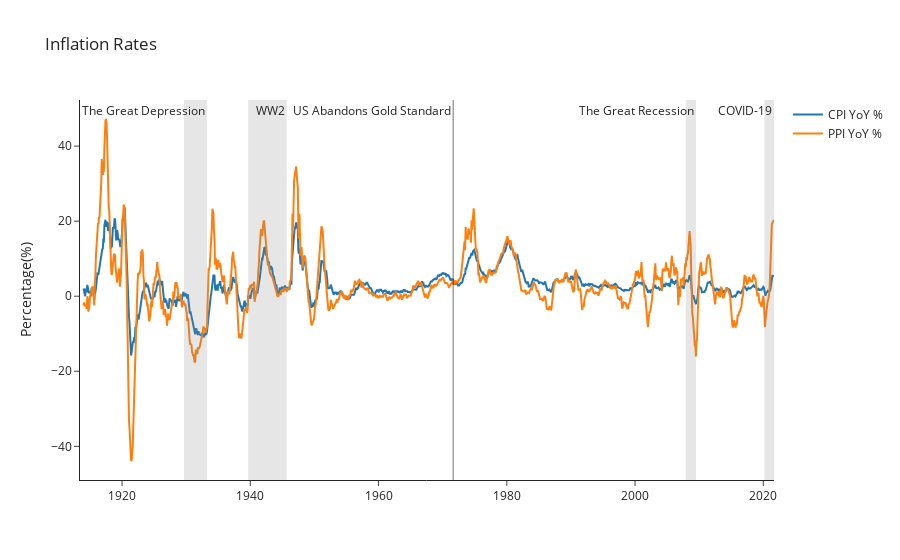

Notebook cell for this chart:
### Code cell
#import consumer price data from quandl API. 
CPI = quandl.get("RATEINF/CPI_USA")
PPI = quandl.get("FRED/PPIACO")

# Convert CPI/PPI into inflation rate. Calculates the change in CPI/PPI (compared to the same month in the prior year). For example: March 2021 Inflation Rate = (March 2021 CPI - March 2020 CPI)/March 2020 CPI
inflation_rate_cpi = (CPI - CPI.shift(12))/CPI.shift(12)
inflation_rate_cpi.index = inflation_rate_cpi.index.strftime('%Y-%m')
inflation_rate_cpi.index = pd.to_datetime(inflation_rate_cpi.index)
inflation_rate_ppi = (PPI - PPI.shift(12))/PPI.shift(12)

# Drop Nulls and set column headers
inflation_rate_cpi = inflation_rate_cpi.dropna()
inflation_rate_cpi.columns = ['Inflation Rate CPI']
inflation_rate_cpi['Inflation Rate CPI'] = inflation_rate_cpi['Inflation Rate CPI']*100
inflation_rate_ppi = inflation_rate_ppi.dropna()
inflation_rate_ppi.columns = ['Inflation Rate PPI']
inflation_rate_ppi['Inflation Rate PPI'] = inflation_rate_ppi['Inflation Rate PPI']*100

# Make a plotly graph_objects "Figure" and then add the inflation Rate Lines
inflation_rates_chart = go.Figure().update_layout(template="simple_white", yaxis=dict(title="Percentage(%)"), title = "Inflation Rates", height = 500)
inflation_rates_chart.add_trace(go.Scatter(x= inflation_rate_cpi.index, y=inflation_rate_cpi["Inflation Rate CPI"],mode='lines', name="CPI YoY %"))
inflation_rates_chart.add_trace(go.Scatter(x= inflation_rate_ppi.index, y=inflation_rate_ppi["Inflation Rate PPI"],mode='lines',name="PPI YoY %"))
inflation_rates_chart.add_vrect(x0=inflation_rate_cpi.index[inflation_rate_cpi.index=='1929-09-01'][0], x1=inflation_rate_cpi.index[inflation_rate_cpi.index=='1933-04-01'][0], line_width=0, fillcolor="grey", opacity=0.2, annotation_text = "The Great Depression")
inflation_rates_chart.add_vrect(x0=inflation_rate_cpi.index[inflation_rate_cpi.index=='1939-09-01'][0], x1=inflation_rate_cpi.index[inflation_rate_cpi.index=='1945-09-01'][0], line_width=0, fillcolor="grey", opacity=0.2, annotation_text = "WW2")
inflation_rates_chart.add_vrect(x0=inflation_rate_cpi.index[inflation_rate_cpi.index=='2007-12-01'][0], x1=inflation_rate_cpi.index[inflation_rate_cpi.index=='2009-07-01'][0], line_width=0, fillcolor="grey", opacity=0.2, annotation_text = "The Great Recession")
inflation_rates_chart.add_vrect(x0=inflation_rate_cpi.index[inflation_rate_cpi.index=='2020-03-01'][0], x1=inflation_rate_cpi.index[-1], line_width=0, fillcolor="grey", opacity=0.2, annotation_text = "COVID-19")
inflation_rates_chart.add_vrect(x0=inflation_rate_cpi.index[inflation_rate_cpi.index=='1971-08-01'][0], x1=inflation_rate_cpi.index[inflation_rate_cpi.index=='1971-09-01'][0], line_width=0, fillcolor="black", opacity=1, annotation_text = "US Abandons Gold Standard")

### Figure 1 — Plotly figure (JSON) as saved in the notebook; plotly's stock layout.template omitted (floating-point values rounded to 4 significant figures; data arrays with more than 128 entries replaced by an {"elided": "..."} marker saying what was removed)
{"data": [{"mode": "lines", "name": "CPI YoY %", "type": "scatter", "x": {"elided": "1293 str values"}, "y": {"elided": "1293 float values"}}, {"mode": "lines", "name": "PPI YoY %", "type": "scatter", "x": {"elided": "1293 str values"}, "y": {"elided": "1293 float values"}}], "layout": {"annotations": [{"showarrow": false, "text": "The Great Depression", "x": "1933-04-01T00:00:00", "xanchor": "right", "xref": "x", "y": 1, "yanchor": "top", "yref": "y domain"}, {"showarrow": false, "text": "WW2", "x": "1945-09-01T00:00:00", "xanchor": "right", "xref": "x", "y": 1, "yanchor": "top", "yref": "y domain"}, {"showarrow": false, "text": "The Great Recession", "x": "2009-07-01T00:00:00", "xanchor": "right", "xref": "x", "y": 1, "yanchor": "top", "yref": "y domain"}, {"showarrow": false, "text": "COVID-19", "x": "2021-09-01T00:00:00", "xanchor": "right", "xref": "x", "y": 1, "yanchor": "top", "yref": "y domain"}, {"showarrow": false, "text": "US Abandons Gold Standard", "x": "1971-09-01T00:00:00", "xanchor": "right", "xref": "x", "y": 1, "yanchor": "top", "yref": "y domain"}], "autosize": true, "shapes": [{"fillcolor": "grey", "line": {"width": 0}, "opacity": 0.2, "type": "rect", "x0": "1929-09-01T00:00:00", "x1": "1933-04-01T00:00:00", "xref": "x", "y0": 0, "y1": 1, "yref": "y domain"}, {"fillcolor": "grey", "line": {"width": 0}, "opacity": 0.2, "type": "rect", "x0": "1939-09-01T00:00:00", "x1": "1945-09-01T00:00:00", "xref": "x", "y0": 0, "y1": 1, "yref": "y domain"}, {"fillcolor": "grey", "line": {"width": 0}, "opacity": 0.2, "type": "rect", "x0": "2007-12-01T00:00:00", "x1": "2009-07-01T00:00:00", "xref": "x", "y0": 0, "y1": 1, "yref": "y domain"}, {"fillcolor": "grey", "line": {"width": 0}, "opacity": 0.2, "type": "rect", "x0": "2020-03-01T00:00:00", "x1": "2021-09-01T00:00:00", "xref": "x", "y0": 0, "y1": 1, "yref": "y domain"}, {"fillcolor": "black", "line": {"width": 0}, "opacity": 1, "type": "rect", "x0": "1971-08-01T00:00:00", "x1": "1971-09-01T00:00:00", "xref": "x", "y0": 0, "y1": 1, "yref": "y domain"}], "title": {"text": "Inflation Rates"}, "xaxis": {"autorange": true, "range": ["1914-01-01", "2021-09-01"], "type": "date"}, "yaxis": {"autorange": true, "range": [-48.96, 52.28], "title": {"text": "Percentage(%)"}, "type": "linear"}}}
